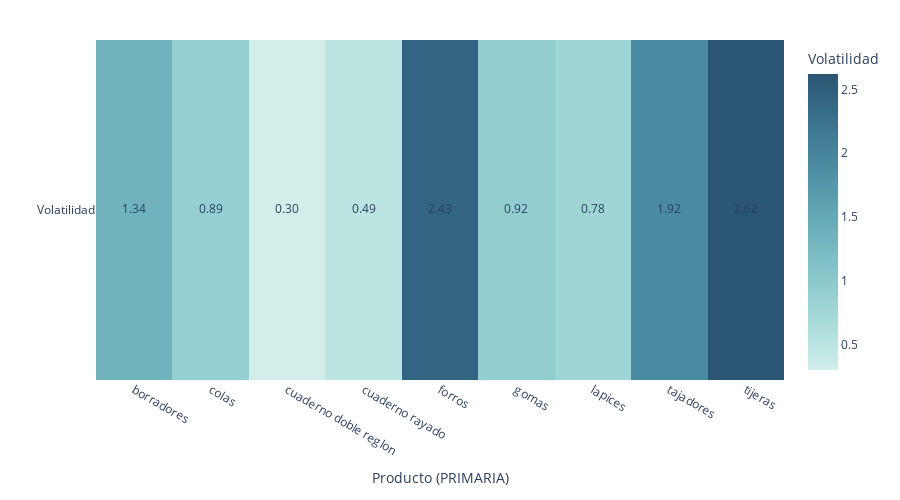
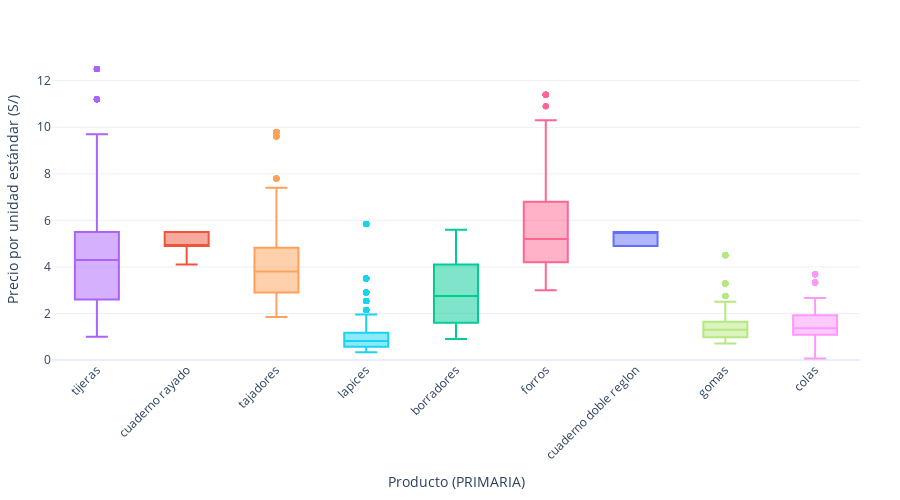
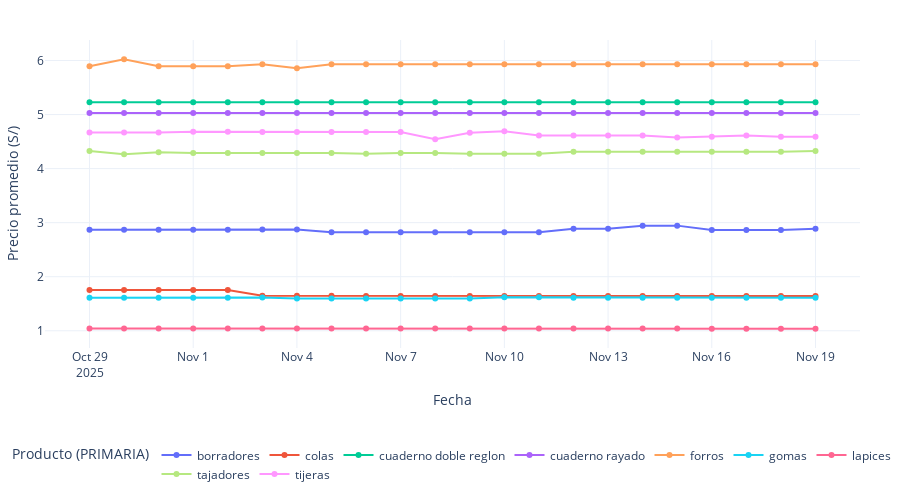
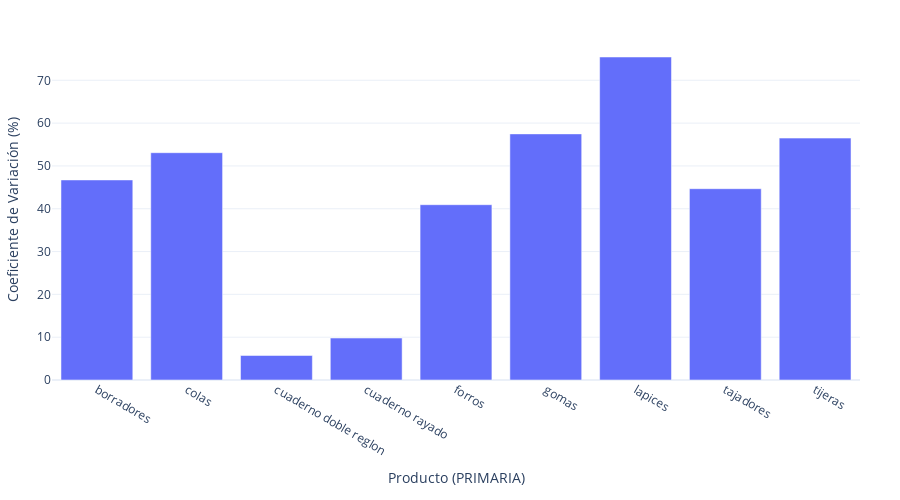

Write notebook code for charts like these, in order.
### Markdown cell above
## PRIMARIA

### Code cell
df = pd.read_excel("data/consolidated/consolidado_educacion.xlsx")

# Asegurar que el precio esté en formato numérico
df["precio_por_unidad_estandar"] = pd.to_numeric(
    df["precio_por_unidad_estandar"], errors="coerce"
)

# Eliminar filas sin precio válido
df = df.dropna(subset=["precio_por_unidad_estandar"]).copy()

# ===============================
# 2. Filtrar SOLO productos de PRIMARIA
# ===============================
productos_primaria = [
    "borradores",
    "colas",
    "cuaderno doble reglon",
    "cuaderno rayado",
    "forros",
    "gomas",
    "lapices",
    "tajadores",
    "tijeras",
]

df["producto_especifico"] = df["producto_especifico"].astype(str)
df = df[df["producto_especifico"].isin(productos_primaria)].copy()

# (opcional) marcar que todo es PRIMARIA
df["nivel_educativo"] = "PRIMARIA"

# ===============================
# 3. Preparar fecha
# ===============================
if "fecha_scraping" in df.columns:
    df["FECHA"] = pd.to_datetime(df["fecha_scraping"], errors="coerce")
else:
    df["FECHA"] = pd.NaT

# ===============================
# 4. Volatilidad por producto (solo PRIMARIA, precio directo)
# ===============================
vol_prod = (
    df.groupby("producto_especifico")["precio_por_unidad_estandar"]
      .std()
      .reset_index(name="VOLATILIDAD")
)

print("Volatilidad por producto - PRIMARIA (precio directo):")
print(vol_prod)

# Heatmap: una fila con N productos (estilo salud)
fig_vol = go.Figure(
    data=go.Heatmap(
        z=[vol_prod["VOLATILIDAD"].values],
        x=vol_prod["producto_especifico"],
        y=["Volatilidad"],
        colorscale="Teal",
        colorbar=dict(title="Volatilidad"),
        showscale=True,
    )
)

# Anotar valores dentro de cada celda
for _, row in vol_prod.iterrows():
    fig_vol.add_trace(
        go.Scatter(
            x=[row["producto_especifico"]],
            y=["Volatilidad"],
            text=[f"{row['VOLATILIDAD']:.2f}"],
            mode="text",
            showlegend=False,
        )
    )

fig_vol.update_layout(
    title=None,
    xaxis_title="Producto (PRIMARIA)",
    yaxis_title="",
    template="plotly_white",
    width=900,
    height=500,
    margin=dict(l=40, r=40, t=40, b=120),
)
fig_vol.show()
fig_vol.write_image("results/Educacion/educacion_primaria/volatilidad_por_producto_primaria.pdf")


# ===============================
# 5. Boxplot de precios por producto (precio directo, estilo salud)
# ===============================
fig_box = px.box(
    df,
    x="producto_especifico",
    y="precio_por_unidad_estandar",
    color="producto_especifico",
    labels={
        "producto_especifico": "Producto (PRIMARIA)",
        "precio_por_unidad_estandar": "Precio por unidad estándar (S/)",
    },
    width=900,
    height=500,
    template="plotly_white",
)

fig_box.update_layout(
    xaxis_tickangle=-45,
    showlegend=False,  # la leyenda sería igual que el eje X
    title=None,
    margin=dict(l=40, r=40, t=40, b=120),
)

# Ordenar productos por valor total (como en el ejemplo salud)
fig_box.update_layout(xaxis={"categoryorder": "total descending"})

# Rango del eje Y (opcional tipo salud)
max_price = df["precio_por_unidad_estandar"].max()
fig_box.update_yaxes(range=[0, max_price * 1.1])

fig_box.show()
fig_box.write_image("results/Educacion/educacion_primaria/boxplot_precio_por_producto_primaria.pdf")


# ===============================
# 6. Evolución del precio promedio por producto (precio directo)
# ===============================
if df["FECHA"].notna().any():
    evol_prod = (
        df.groupby(["FECHA", "producto_especifico"])["precio_por_unidad_estandar"]
          .mean()
          .reset_index()
    )

    fig_line = px.line(
        evol_prod,
        x="FECHA",
        y="precio_por_unidad_estandar",
        color="producto_especifico",
        markers=True,
        labels={
            "FECHA": "Fecha",
            "precio_por_unidad_estandar": "Precio promedio (S/)",
            "producto_especifico": "Producto (PRIMARIA)",
        },
        width=900,
        height=500,
        template="plotly_white",
    )

    fig_line.update_layout(
        title=None,
        xaxis_title="Fecha",
        yaxis_title="Precio promedio (S/)",
        hovermode="x unified",
        margin=dict(l=40, r=40, t=40, b=120),
        legend=dict(
            orientation="h",       # horizontal
            yanchor="top",
            y=-0.30,               # leyenda debajo del gráfico
            xanchor="center",
            x=0.5,
            bgcolor="rgba(0,0,0,0)",
        ),
    )

    fig_line.show()
    fig_line.write_image("results/Educacion/educacion_primaria/evolucion_precio_por_producto_primaria.pdf")
    
else:
    print("No hay 'fecha_scraping' válida para hacer la evolución temporal.")

# ===============================
# 7. Coeficiente de Variación (CV) por producto (PRIMARIA)
# ===============================
cv_prod = (
    df.groupby("producto_especifico")["precio_por_unidad_estandar"]
      .agg(["mean", "std"])
      .reset_index()
)
cv_prod["CV"] = cv_prod["std"] / cv_prod["mean"] * 100
cv_prod = cv_prod.rename(columns={"mean": "MEDIA", "std": "DESVIACION"})

print("\nCoeficiente de Variación por producto - PRIMARIA:")
print(cv_prod)

fig_cv = px.bar(
    cv_prod,
    x="producto_especifico",
    y="CV",
    labels={
        "producto_especifico": "Producto (PRIMARIA)",
        "CV": "Coeficiente de Variación (%)",
    },
    title=None,
    width=900,
    height=500,
    template="plotly_white",
)

fig_cv.update_layout(
    xaxis_title="Producto (PRIMARIA)",
    yaxis_title="Coeficiente de Variación (%)",
    margin=dict(l=40, r=40, t=40, b=120),
    showlegend=False,
)

fig_cv.show()
fig_cv.write_image("results/Educacion/educacion_primaria/coef_variacion_producto_primaria.pdf")

### Figure 1 — Plotly figure (JSON) as saved in the notebook; plotly's stock layout.template omitted (floating-point values rounded to 4 significant figures)
{"data": [{"colorbar": {"title": {"text": "Volatilidad"}}, "colorscale": [[0, "rgb(209, 238, 234)"], [0.1667, "rgb(168, 219, 217)"], [0.3333, "rgb(133, 196, 201)"], [0.5, "rgb(104, 171, 184)"], [0.6667, "rgb(79, 144, 166)"], [0.8333, "rgb(59, 115, 143)"], [1, "rgb(42, 86, 116)"]], "showscale": true, "type": "heatmap", "x": ["borradores", "colas", "cuaderno doble reglon", "cuaderno rayado", "forros", "gomas", "lapices", "tajadores", "tijeras"], "y": ["Volatilidad"], "z": [[1.337, 0.886, 0.2994, 0.4929, 2.426, 0.9246, 0.7849, 1.919, 2.621]]}, {"mode": "text", "showlegend": false, "text": ["1.34"], "type": "scatter", "x": ["borradores"], "y": ["Volatilidad"]}, {"mode": "text", "showlegend": false, "text": ["0.89"], "type": "scatter", "x": ["colas"], "y": ["Volatilidad"]}, {"mode": "text", "showlegend": false, "text": ["0.30"], "type": "scatter", "x": ["cuaderno doble reglon"], "y": ["Volatilidad"]}, {"mode": "text", "showlegend": false, "text": ["0.49"], "type": "scatter", "x": ["cuaderno rayado"], "y": ["Volatilidad"]}, {"mode": "text", "showlegend": false, "text": ["2.43"], "type": "scatter", "x": ["forros"], "y": ["Volatilidad"]}, {"mode": "text", "showlegend": false, "text": ["0.92"], "type": "scatter", "x": ["gomas"], "y": ["Volatilidad"]}, {"mode": "text", "showlegend": false, "text": ["0.78"], "type": "scatter", "x": ["lapices"], "y": ["Volatilidad"]}, {"mode": "text", "showlegend": false, "text": ["1.92"], "type": "scatter", "x": ["tajadores"], "y": ["Volatilidad"]}, {"mode": "text", "showlegend": false, "text": ["2.62"], "type": "scatter", "x": ["tijeras"], "y": ["Volatilidad"]}], "layout": {"height": 500, "margin": {"b": 120, "l": 40, "r": 40, "t": 40}, "title": {}, "width": 900, "xaxis": {"title": {"text": "Producto (PRIMARIA)"}}, "yaxis": {"title": {"text": ""}}}}

### Figure 2 — Plotly figure (JSON) as saved in the notebook; plotly's stock layout.template omitted (floating-point values rounded to 4 significant figures; data arrays with more than 128 entries replaced by an {"elided": "..."} marker saying what was removed)
{"data": [{"alignmentgroup": "True", "hovertemplate": "Producto (PRIMARIA)=%{x}<br>Precio por unidad estándar (S/)=%{y}<extra></extra>", "legendgroup": "cuaderno doble reglon", "marker": {"color": "#636efa"}, "name": "cuaderno doble reglon", "notched": false, "offsetgroup": "cuaderno doble reglon", "orientation": "v", "showlegend": true, "type": "box", "x": {"elided": "242 str values"}, "x0": " ", "xaxis": "x", "y": {"elided": "242 float values"}, "y0": " ", "yaxis": "y"}, {"alignmentgroup": "True", "hovertemplate": "Producto (PRIMARIA)=%{x}<br>Precio por unidad estándar (S/)=%{y}<extra></extra>", "legendgroup": "cuaderno rayado", "marker": {"color": "#EF553B"}, "name": "cuaderno rayado", "notched": false, "offsetgroup": "cuaderno rayado", "orientation": "v", "showlegend": true, "type": "box", "x": {"elided": "814 str values"}, "x0": " ", "xaxis": "x", "y": {"elided": "814 float values"}, "y0": " ", "yaxis": "y"}, {"alignmentgroup": "True", "hovertemplate": "Producto (PRIMARIA)=%{x}<br>Precio por unidad estándar (S/)=%{y}<extra></extra>", "legendgroup": "borradores", "marker": {"color": "#00cc96"}, "name": "borradores", "notched": false, "offsetgroup": "borradores", "orientation": "v", "showlegend": true, "type": "box", "x": {"elided": "593 str values"}, "x0": " ", "xaxis": "x", "y": {"elided": "593 float values"}, "y0": " ", "yaxis": "y"}, {"alignmentgroup": "True", "hovertemplate": "Producto (PRIMARIA)=%{x}<br>Precio por unidad estándar (S/)=%{y}<extra></extra>", "legendgroup": "tijeras", "marker": {"color": "#ab63fa"}, "name": "tijeras", "notched": false, "offsetgroup": "tijeras", "orientation": "v", "showlegend": true, "type": "box", "x": {"elided": "1068 str values"}, "x0": " ", "xaxis": "x", "y": {"elided": "1068 float values"}, "y0": " ", "yaxis": "y"}, {"alignmentgroup": "True", "hovertemplate": "Producto (PRIMARIA)=%{x}<br>Precio por unidad estándar (S/)=%{y}<extra></extra>", "legendgroup": "tajadores", "marker": {"color": "#FFA15A"}, "name": "tajadores", "notched": false, "offsetgroup": "tajadores", "orientation": "v", "showlegend": true, "type": "box", "x": {"elided": "925 str values"}, "x0": " ", "xaxis": "x", "y": {"elided": "925 float values"}, "y0": " ", "yaxis": "y"}, {"alignmentgroup": "True", "hovertemplate": "Producto (PRIMARIA)=%{x}<br>Precio por unidad estándar (S/)=%{y}<extra></extra>", "legendgroup": "lapices", "marker": {"color": "#19d3f3"}, "name": "lapices", "notched": false, "offsetgroup": "lapices", "orientation": "v", "showlegend": true, "type": "box", "x": {"elided": "1888 str values"}, "x0": " ", "xaxis": "x", "y": {"elided": "1888 float values"}, "y0": " ", "yaxis": "y"}, {"alignmentgroup": "True", "hovertemplate": "Producto (PRIMARIA)=%{x}<br>Precio por unidad estándar (S/)=%{y}<extra></extra>", "legendgroup": "forros", "marker": {"color": "#FF6692"}, "name": "forros", "notched": false, "offsetgroup": "forros", "orientation": "v", "showlegend": true, "type": "box", "x": {"elided": "284 str values"}, "x0": " ", "xaxis": "x", "y": {"elided": "284 float values"}, "y0": " ", "yaxis": "y"}, {"alignmentgroup": "True", "hovertemplate": "Producto (PRIMARIA)=%{x}<br>Precio por unidad estándar (S/)=%{y}<extra></extra>", "legendgroup": "gomas", "marker": {"color": "#B6E880"}, "name": "gomas", "notched": false, "offsetgroup": "gomas", "orientation": "v", "showlegend": true, "type": "box", "x": {"elided": "434 str values"}, "x0": " ", "xaxis": "x", "y": {"elided": "434 float values"}, "y0": " ", "yaxis": "y"}, {"alignmentgroup": "True", "hovertemplate": "Producto (PRIMARIA)=%{x}<br>Precio por unidad estándar (S/)=%{y}<extra></extra>", "legendgroup": "colas", "marker": {"color": "#FF97FF"}, "name": "colas", "notched": false, "offsetgroup": "colas", "orientation": "v", "showlegend": true, "type": "box", "x": {"elided": "374 str values"}, "x0": " ", "xaxis": "x", "y": {"elided": "374 float values"}, "y0": " ", "yaxis": "y"}], "layout": {"boxmode": "overlay", "height": 500, "legend": {"title": {"text": "Producto (PRIMARIA)"}, "tracegroupgap": 0}, "margin": {"b": 120, "l": 40, "r": 40, "t": 40}, "showlegend": false, "title": {}, "width": 900, "xaxis": {"anchor": "y", "categoryarray": ["cuaderno doble reglon", "cuaderno rayado", "borradores", "tijeras", "tajadores", "lapices", "forros", "gomas", "colas"], "categoryorder": "total descending", "domain": [0, 1], "tickangle": -45, "title": {"text": "Producto (PRIMARIA)"}}, "yaxis": {"anchor": "x", "domain": [0, 1], "range": [0, 13.75], "title": {"text": "Precio por unidad estándar (S/)"}}}}

### Figure 3 — Plotly figure (JSON) as saved in the notebook; plotly's stock layout.template omitted (floating-point values rounded to 4 significant figures)
{"data": [{"hovertemplate": "Producto (PRIMARIA)=borradores<br>Fecha=%{x}<br>Precio promedio (S/)=%{y}<extra></extra>", "legendgroup": "borradores", "line": {"color": "#636efa", "dash": "solid"}, "marker": {"symbol": "circle"}, "mode": "lines+markers", "name": "borradores", "orientation": "v", "showlegend": true, "type": "scatter", "x": ["2025-10-29T00:00:00", "2025-10-30T00:00:00", "2025-10-31T00:00:00", "2025-11-01T00:00:00", "2025-11-02T00:00:00", "2025-11-03T00:00:00", "2025-11-04T00:00:00", "2025-11-05T00:00:00", "2025-11-06T00:00:00", "2025-11-07T00:00:00", "2025-11-08T00:00:00", "2025-11-09T00:00:00", "2025-11-10T00:00:00", "2025-11-11T00:00:00", "2025-11-12T00:00:00", "2025-11-13T00:00:00", "2025-11-14T00:00:00", "2025-11-15T00:00:00", "2025-11-16T00:00:00", "2025-11-17T00:00:00", "2025-11-18T00:00:00", "2025-11-19T00:00:00"], "xaxis": "x", "y": [2.867, 2.867, 2.867, 2.867, 2.867, 2.875, 2.875, 2.82, 2.82, 2.82, 2.82, 2.82, 2.82, 2.82, 2.886, 2.886, 2.945, 2.945, 2.863, 2.863, 2.863, 2.886], "yaxis": "y"}, {"hovertemplate": "Producto (PRIMARIA)=colas<br>Fecha=%{x}<br>Precio promedio (S/)=%{y}<extra></extra>", "legendgroup": "colas", "line": {"color": "#EF553B", "dash": "solid"}, "marker": {"symbol": "circle"}, "mode": "lines+markers", "name": "colas", "orientation": "v", "showlegend": true, "type": "scatter", "x": ["2025-10-29T00:00:00", "2025-10-30T00:00:00", "2025-10-31T00:00:00", "2025-11-01T00:00:00", "2025-11-02T00:00:00", "2025-11-03T00:00:00", "2025-11-04T00:00:00", "2025-11-05T00:00:00", "2025-11-06T00:00:00", "2025-11-07T00:00:00", "2025-11-08T00:00:00", "2025-11-09T00:00:00", "2025-11-10T00:00:00", "2025-11-11T00:00:00", "2025-11-12T00:00:00", "2025-11-13T00:00:00", "2025-11-14T00:00:00", "2025-11-15T00:00:00", "2025-11-16T00:00:00", "2025-11-17T00:00:00", "2025-11-18T00:00:00", "2025-11-19T00:00:00"], "xaxis": "x", "y": [1.752, 1.752, 1.752, 1.752, 1.752, 1.646, 1.646, 1.646, 1.644, 1.644, 1.644, 1.644, 1.644, 1.644, 1.644, 1.644, 1.644, 1.644, 1.644, 1.644, 1.644, 1.644], "yaxis": "y"}, {"hovertemplate": "Producto (PRIMARIA)=cuaderno doble reglon<br>Fecha=%{x}<br>Precio promedio (S/)=%{y}<extra></extra>", "legendgroup": "cuaderno doble reglon", "line": {"color": "#00cc96", "dash": "solid"}, "marker": {"symbol": "circle"}, "mode": "lines+markers", "name": "cuaderno doble reglon", "orientation": "v", "showlegend": true, "type": "scatter", "x": ["2025-10-29T00:00:00", "2025-10-30T00:00:00", "2025-10-31T00:00:00", "2025-11-01T00:00:00", "2025-11-02T00:00:00", "2025-11-03T00:00:00", "2025-11-04T00:00:00", "2025-11-05T00:00:00", "2025-11-06T00:00:00", "2025-11-07T00:00:00", "2025-11-08T00:00:00", "2025-11-09T00:00:00", "2025-11-10T00:00:00", "2025-11-11T00:00:00", "2025-11-12T00:00:00", "2025-11-13T00:00:00", "2025-11-14T00:00:00", "2025-11-15T00:00:00", "2025-11-16T00:00:00", "2025-11-17T00:00:00", "2025-11-18T00:00:00", "2025-11-19T00:00:00"], "xaxis": "x", "y": [5.227, 5.227, 5.227, 5.227, 5.227, 5.227, 5.227, 5.227, 5.227, 5.227, 5.227, 5.227, 5.227, 5.227, 5.227, 5.227, 5.227, 5.227, 5.227, 5.227, 5.227, 5.227], "yaxis": "y"}, {"hovertemplate": "Producto (PRIMARIA)=cuaderno rayado<br>Fecha=%{x}<br>Precio promedio (S/)=%{y}<extra></extra>", "legendgroup": "cuaderno rayado", "line": {"color": "#ab63fa", "dash": "solid"}, "marker": {"symbol": "circle"}, "mode": "lines+markers", "name": "cuaderno rayado", "orientation": "v", "showlegend": true, "type": "scatter", "x": ["2025-10-29T00:00:00", "2025-10-30T00:00:00", "2025-10-31T00:00:00", "2025-11-01T00:00:00", "2025-11-02T00:00:00", "2025-11-03T00:00:00", "2025-11-04T00:00:00", "2025-11-05T00:00:00", "2025-11-06T00:00:00", "2025-11-07T00:00:00", "2025-11-08T00:00:00", "2025-11-09T00:00:00", "2025-11-10T00:00:00", "2025-11-11T00:00:00", "2025-11-12T00:00:00", "2025-11-13T00:00:00", "2025-11-14T00:00:00", "2025-11-15T00:00:00", "2025-11-16T00:00:00", "2025-11-17T00:00:00", "2025-11-18T00:00:00", "2025-11-19T00:00:00"], "xaxis": "x", "y": [5.03, 5.03, 5.03, 5.03, 5.03, 5.03, 5.03, 5.03, 5.03, 5.03, 5.03, 5.03, 5.03, 5.03, 5.03, 5.03, 5.03, 5.03, 5.03, 5.03, 5.03, 5.03], "yaxis": "y"}, {"hovertemplate": "Producto (PRIMARIA)=forros<br>Fecha=%{x}<br>Precio promedio (S/)=%{y}<extra></extra>", "legendgroup": "forros", "line": {"color": "#FFA15A", "dash": "solid"}, "marker": {"symbol": "circle"}, "mode": "lines+markers", "name": "forros", "orientation": "v", "showlegend": true, "type": "scatter", "x": ["2025-10-29T00:00:00", "2025-10-30T00:00:00", "2025-10-31T00:00:00", "2025-11-01T00:00:00", "2025-11-02T00:00:00", "2025-11-03T00:00:00", "2025-11-04T00:00:00", "2025-11-05T00:00:00", "2025-11-06T00:00:00", "2025-11-07T00:00:00", "2025-11-08T00:00:00", "2025-11-09T00:00:00", "2025-11-10T00:00:00", "2025-11-11T00:00:00", "2025-11-12T00:00:00", "2025-11-13T00:00:00", "2025-11-14T00:00:00", "2025-11-15T00:00:00", "2025-11-16T00:00:00", "2025-11-17T00:00:00", "2025-11-18T00:00:00", "2025-11-19T00:00:00"], "xaxis": "x", "y": [5.892, 6.025, 5.892, 5.892, 5.892, 5.931, 5.858, 5.931, 5.931, 5.931, 5.931, 5.931, 5.931, 5.931, 5.931, 5.931, 5.931, 5.931, 5.931, 5.931, 5.931, 5.931], "yaxis": "y"}, {"hovertemplate": "Producto (PRIMARIA)=gomas<br>Fecha=%{x}<br>Precio promedio (S/)=%{y}<extra></extra>", "legendgroup": "gomas", "line": {"color": "#19d3f3", "dash": "solid"}, "marker": {"symbol": "circle"}, "mode": "lines+markers", "name": "gomas", "orientation": "v", "showlegend": true, "type": "scatter", "x": ["2025-10-29T00:00:00", "2025-10-30T00:00:00", "2025-10-31T00:00:00", "2025-11-01T00:00:00", "2025-11-02T00:00:00", "2025-11-03T00:00:00", "2025-11-04T00:00:00", "2025-11-05T00:00:00", "2025-11-06T00:00:00", "2025-11-07T00:00:00", "2025-11-08T00:00:00", "2025-11-09T00:00:00", "2025-11-10T00:00:00", "2025-11-11T00:00:00", "2025-11-12T00:00:00", "2025-11-13T00:00:00", "2025-11-14T00:00:00", "2025-11-15T00:00:00", "2025-11-16T00:00:00", "2025-11-17T00:00:00", "2025-11-18T00:00:00", "2025-11-19T00:00:00"], "xaxis": "x", "y": [1.608, 1.608, 1.608, 1.608, 1.608, 1.615, 1.599, 1.599, 1.599, 1.599, 1.599, 1.599, 1.619, 1.619, 1.613, 1.613, 1.613, 1.613, 1.613, 1.613, 1.613, 1.613], "yaxis": "y"}, {"hovertemplate": "Producto (PRIMARIA)=lapices<br>Fecha=%{x}<br>Precio promedio (S/)=%{y}<extra></extra>", "legendgroup": "lapices", "line": {"color": "#FF6692", "dash": "solid"}, "marker": {"symbol": "circle"}, "mode": "lines+markers", "name": "lapices", "orientation": "v", "showlegend": true, "type": "scatter", "x": ["2025-10-29T00:00:00", "2025-10-30T00:00:00", "2025-10-31T00:00:00", "2025-11-01T00:00:00", "2025-11-02T00:00:00", "2025-11-03T00:00:00", "2025-11-04T00:00:00", "2025-11-05T00:00:00", "2025-11-06T00:00:00", "2025-11-07T00:00:00", "2025-11-08T00:00:00", "2025-11-09T00:00:00", "2025-11-10T00:00:00", "2025-11-11T00:00:00", "2025-11-12T00:00:00", "2025-11-13T00:00:00", "2025-11-14T00:00:00", "2025-11-15T00:00:00", "2025-11-16T00:00:00", "2025-11-17T00:00:00", "2025-11-18T00:00:00", "2025-11-19T00:00:00"], "xaxis": "x", "y": [1.042, 1.042, 1.042, 1.042, 1.042, 1.042, 1.042, 1.042, 1.042, 1.042, 1.042, 1.042, 1.042, 1.042, 1.042, 1.042, 1.042, 1.042, 1.035, 1.035, 1.035, 1.035], "yaxis": "y"}, {"hovertemplate": "Producto (PRIMARIA)=tajadores<br>Fecha=%{x}<br>Precio promedio (S/)=%{y}<extra></extra>", "legendgroup": "tajadores", "line": {"color": "#B6E880", "dash": "solid"}, "marker": {"symbol": "circle"}, "mode": "lines+markers", "name": "tajadores", "orientation": "v", "showlegend": true, "type": "scatter", "x": ["2025-10-29T00:00:00", "2025-10-30T00:00:00", "2025-10-31T00:00:00", "2025-11-01T00:00:00", "2025-11-02T00:00:00", "2025-11-03T00:00:00", "2025-11-04T00:00:00", "2025-11-05T00:00:00", "2025-11-06T00:00:00", "2025-11-07T00:00:00", "2025-11-08T00:00:00", "2025-11-09T00:00:00", "2025-11-10T00:00:00", "2025-11-11T00:00:00", "2025-11-12T00:00:00", "2025-11-13T00:00:00", "2025-11-14T00:00:00", "2025-11-15T00:00:00", "2025-11-16T00:00:00", "2025-11-17T00:00:00", "2025-11-18T00:00:00", "2025-11-19T00:00:00"], "xaxis": "x", "y": [4.324, 4.266, 4.301, 4.287, 4.287, 4.287, 4.287, 4.287, 4.273, 4.287, 4.287, 4.273, 4.273, 4.273, 4.313, 4.313, 4.313, 4.313, 4.313, 4.313, 4.311, 4.327], "yaxis": "y"}, {"hovertemplate": "Producto (PRIMARIA)=tijeras<br>Fecha=%{x}<br>Precio promedio (S/)=%{y}<extra></extra>", "legendgroup": "tijeras", "line": {"color": "#FF97FF", "dash": "solid"}, "marker": {"symbol": "circle"}, "mode": "lines+markers", "name": "tijeras", "orientation": "v", "showlegend": true, "type": "scatter", "x": ["2025-10-29T00:00:00", "2025-10-30T00:00:00", "2025-10-31T00:00:00", "2025-11-01T00:00:00", "2025-11-02T00:00:00", "2025-11-03T00:00:00", "2025-11-04T00:00:00", "2025-11-05T00:00:00", "2025-11-06T00:00:00", "2025-11-07T00:00:00", "2025-11-08T00:00:00", "2025-11-09T00:00:00", "2025-11-10T00:00:00", "2025-11-11T00:00:00", "2025-11-12T00:00:00", "2025-11-13T00:00:00", "2025-11-14T00:00:00", "2025-11-15T00:00:00", "2025-11-16T00:00:00", "2025-11-17T00:00:00", "2025-11-18T00:00:00", "2025-11-19T00:00:00"], "xaxis": "x", "y": [4.667, 4.667, 4.667, 4.682, 4.682, 4.676, 4.678, 4.678, 4.678, 4.678, 4.543, 4.664, 4.689, 4.612, 4.612, 4.612, 4.612, 4.577, 4.588, 4.61, 4.588, 4.588], "yaxis": "y"}], "layout": {"height": 500, "hovermode": "x unified", "legend": {"bgcolor": "rgba(0,0,0,0)", "orientation": "h", "title": {"text": "Producto (PRIMARIA)"}, "tracegroupgap": 0, "x": 0.5, "xanchor": "center", "y": -0.3, "yanchor": "top"}, "margin": {"b": 120, "l": 40, "r": 40, "t": 40}, "title": {}, "width": 900, "xaxis": {"anchor": "y", "domain": [0, 1], "title": {"text": "Fecha"}}, "yaxis": {"anchor": "x", "domain": [0, 1], "title": {"text": "Precio promedio (S/)"}}}}

### Figure 4 — Plotly figure (JSON) as saved in the notebook; plotly's stock layout.template omitted (floating-point values rounded to 4 significant figures)
{"data": [{"alignmentgroup": "True", "hovertemplate": "Producto (PRIMARIA)=%{x}<br>Coeficiente de Variación (%)=%{y}<extra></extra>", "legendgroup": "", "marker": {"color": "#636efa", "pattern": {"shape": ""}}, "name": "", "offsetgroup": "", "orientation": "v", "showlegend": false, "textposition": "auto", "type": "bar", "x": ["borradores", "colas", "cuaderno doble reglon", "cuaderno rayado", "forros", "gomas", "lapices", "tajadores", "tijeras"], "xaxis": "x", "y": [46.73, 53.09, 5.727, 9.799, 40.95, 57.48, 75.44, 44.68, 56.5], "yaxis": "y"}], "layout": {"barmode": "relative", "height": 500, "legend": {"tracegroupgap": 0}, "margin": {"b": 120, "l": 40, "r": 40, "t": 40}, "showlegend": false, "width": 900, "xaxis": {"anchor": "y", "domain": [0, 1], "title": {"text": "Producto (PRIMARIA)"}}, "yaxis": {"anchor": "x", "domain": [0, 1], "title": {"text": "Coeficiente de Variación (%)"}}}}
